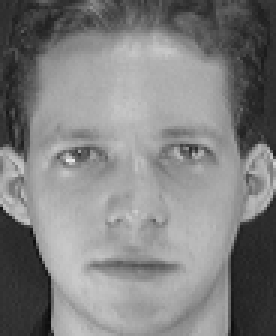
#> input picture orlfaces/s1/1.pgm, 92 x 112 px (shown 3 times larger); its folder holds only this picture in this run
$ jupyter execute --allow-errors norm2-face-recognition.ipynb
#> lines starting #> are read from the running program, lines starting #| are printed output that depends on the picture
#> further down, img is the input picture: shape (112, 92); min 11, max 234, mean 128.3
#> `y=np.reshape(x,(10304,))`: y = 10304 values, max 1 at index 4898, min 2.6e-18 at index 9676, mean 0.526
##  Face recognition based on norm 2

#### In this project, I try to design a simple face recognition based on norm 2. the pictures of 40 person's face was taken in gray type.
#### Each person have a 10 defferent pictures and so our databas have a 200 pictures.

[cell 1]
from PIL import Image
import cv2 as cv
import numpy as np
import matplotlib.pyplot as plt
import math

[cell 2]
xx=np.zeros((10304,200))
#> (the rest of this cell did not finish here and is left out)

[cell 3]
fig = plt.figure()
gs = fig.add_gridspec(5,8, hspace=0)
fig, axs = plt.subplots(5,8,figsize=(15,15))
#axs = gs.subplots()
idx=0
for i in range(5):
    for j in range(8):
        imm=xx[:, (i*8+j)*5]
        z1=np.reshape(imm,(112, 92))
    #print(i//5//)
        axs[i,j].imshow(z1, cmap='gray', vmin=0, vmax=1)
        axs[i,j].set_xticks([])
        axs[i,j].set_yticks([])
        strs='Person num {}'.format(idx)
        axs[i,j].set_title(strs)
        idx+=1
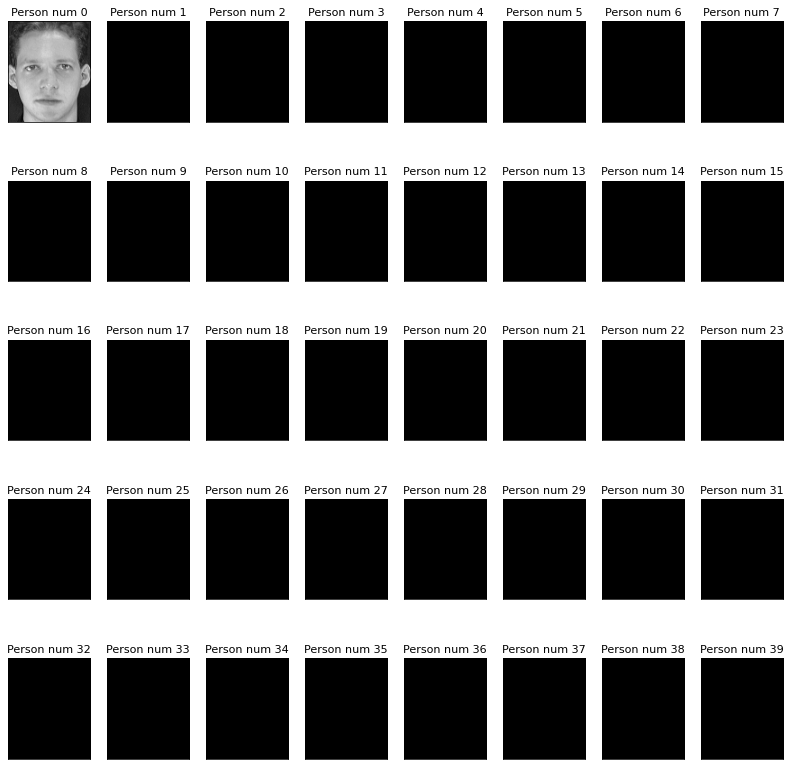
#> figure drawn by matplotlib, 40 panels

[cell 4]
m=int(input("please choose one of those persons by number[0 to 39]: "))
#> the answer given: 1
fig, axs = plt.subplots(1,5,figsize=(15,15))
for i in range(5):

        imm=xx[:, int(m)*5+i ]
        z1=np.reshape(imm,(112, 92))
    #print(i//5//)
        axs[i].imshow(z1, cmap='gray', vmin=0, vmax=1)
        axs[i].set_xticks([])
        axs[i].set_yticks([])
        strs='Picture num {}'.format(i)
        axs[i].set_title(strs)
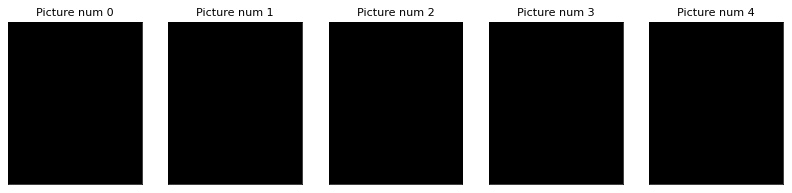
#> figure drawn by matplotlib, 5 panels

[cell 5]
n=int(input("please choose one of those Picture by number[0 to 5]: "))
#> the answer given: 1

[cell 6]
def minIndex(A):
    mi = 0
    for i in range(len(A)):
        if A[i] < A[mi]:
            mi = i
    return mi

[cell 7]
my_str= "orlfaces/s{}/{}.pgm".format(m+1,n+1)
#> (the rest of this cell did not finish here and is left out)

[cell 8]
selected_image= cv.imread(my_str, cv.IMREAD_GRAYSCALE)
#> (the rest of this cell did not finish here and is left out)

#> (a cell that did not finish here is left out)

[cell 10]
database_image=np.zeros((10304,200))
#> (the rest of this cell did not finish here and is left out)

[cell 11]
y=np.reshape(database_image.mean(0),(200,1))
z=np.ones((10304,1))
xxx=np.matmul(z,y.T)
TRAIN_mean_zero=database_image-xxx
L=np.zeros((200,1))
#> (the rest of this cell did not finish here and is left out)

[cell 12]
zzz=database_image[:, minIndex(L)]
zzzz=np.reshape(zzz,(112, 92))
zzzz
zx=zzzz*255
print("The algorithm recognizes this person:")
plt.imshow(zx, cmap='gray', vmin=0, vmax=255)
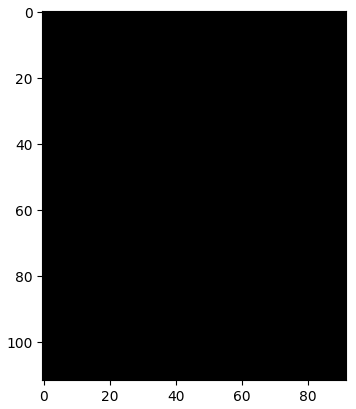
#> figure drawn by matplotlib, 1 panel

$ run again, on orlfaces/s10/1.pgm
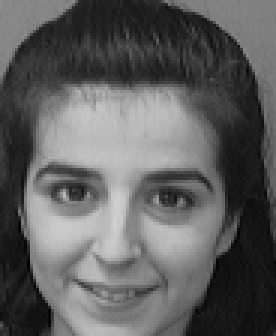
#> input picture orlfaces/s10/1.pgm, 92 x 112 px, found by its file name (shown 3 times larger)
#> img is the input picture: shape (112, 92); min 1, max 207, mean 95.1
#> `out = cv.normalize(img.astype('float'), None, 0.0, 1.0, cv.NORM_MINMAX)`:
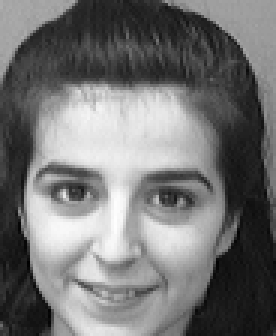
#> out: shape (112, 92) float64 (shown 3 times larger); min 0, max 1, mean 0.457
#> y = 10304 values, max 1 at index 6662, min 0 at index 8013, mean 0.457
